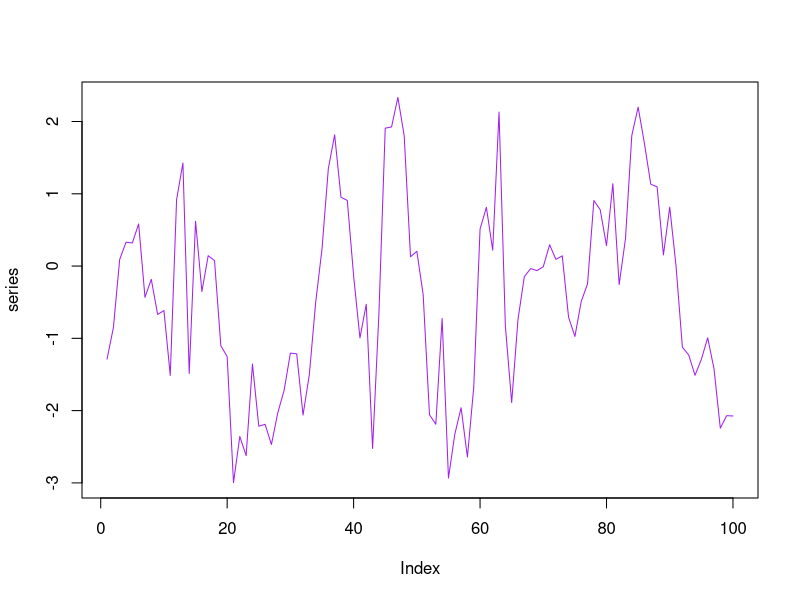
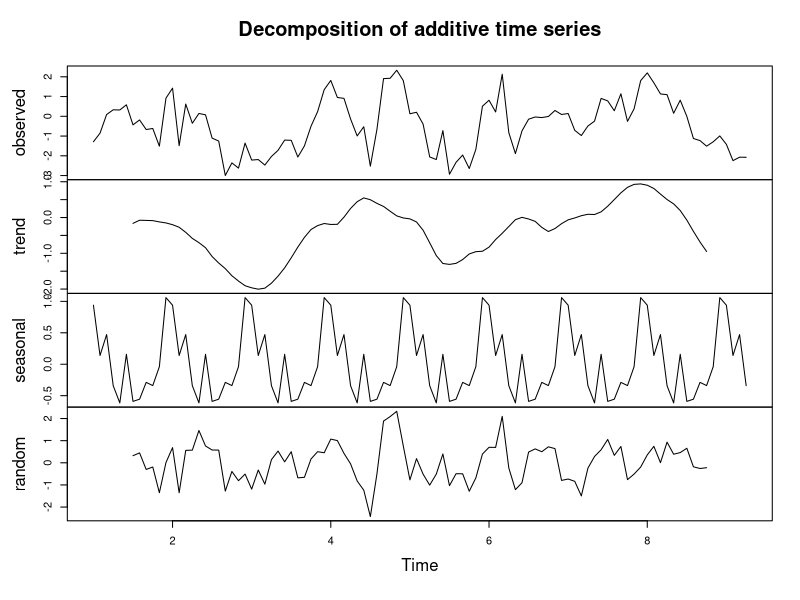
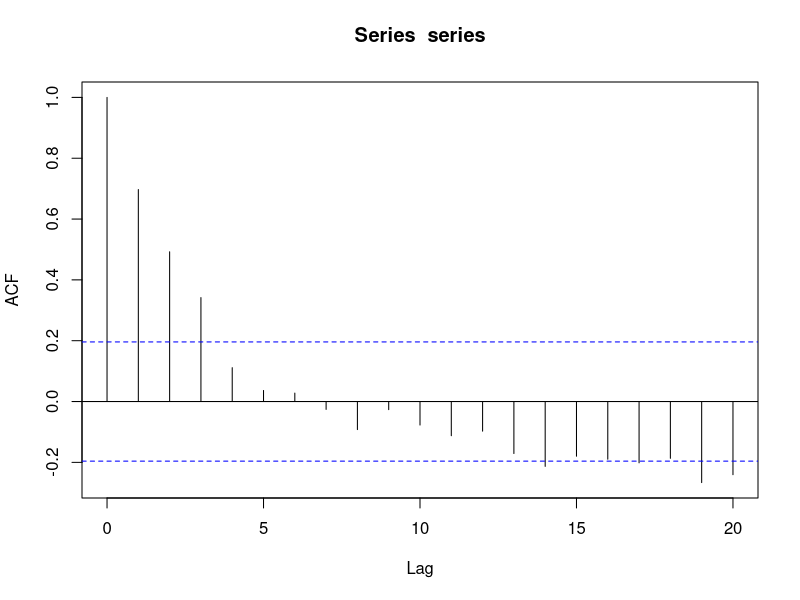
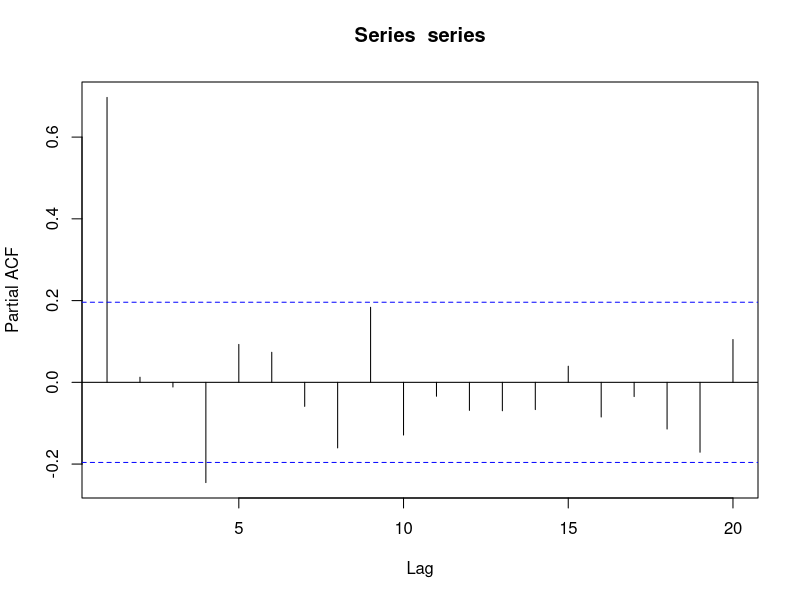

Recreate these plots in R, in order.


# Homework 1

data <- read.csv("mysterytsUW.csv", header=T)

colnames(data)

# How to do this question?

# Assume stationary process

# Could have some combination of
# Deterministic trend
# Seasonality (additive with montly data)
# Autoregressive process
# Moving average process

# Box-Jenkins Method
# Be familiar with generic forms and processes of temporality
# Study these realizations in the data, using diagnostics 
# Make guess, assess and reiterate

# Main diagnostics will be ACF, PACF, decomposition, visual inspection
# Should know how to construct ts objects and use the decompose function

# If there is a deterministic trend, indicate evidence, describe it, remove it
# If there is seasonality, describe the seasonal cycle and remove the seasonal means from the data
# If there is autoregressive process, describe the order and likely sign and magnitude
# If there is moving average process, describe the order and likely sign and magnitude

attach(data)
# Inspect first time series

series <- e

plot(series, type="l", col="purple")

# Any thoughts?

# Construct a ts object
ts.series <- ts(series, frequency=12)

# Is there seasonality?
decompose(ts.series)
plot(decompose(ts.series))

acf(series)
pacf(series)









